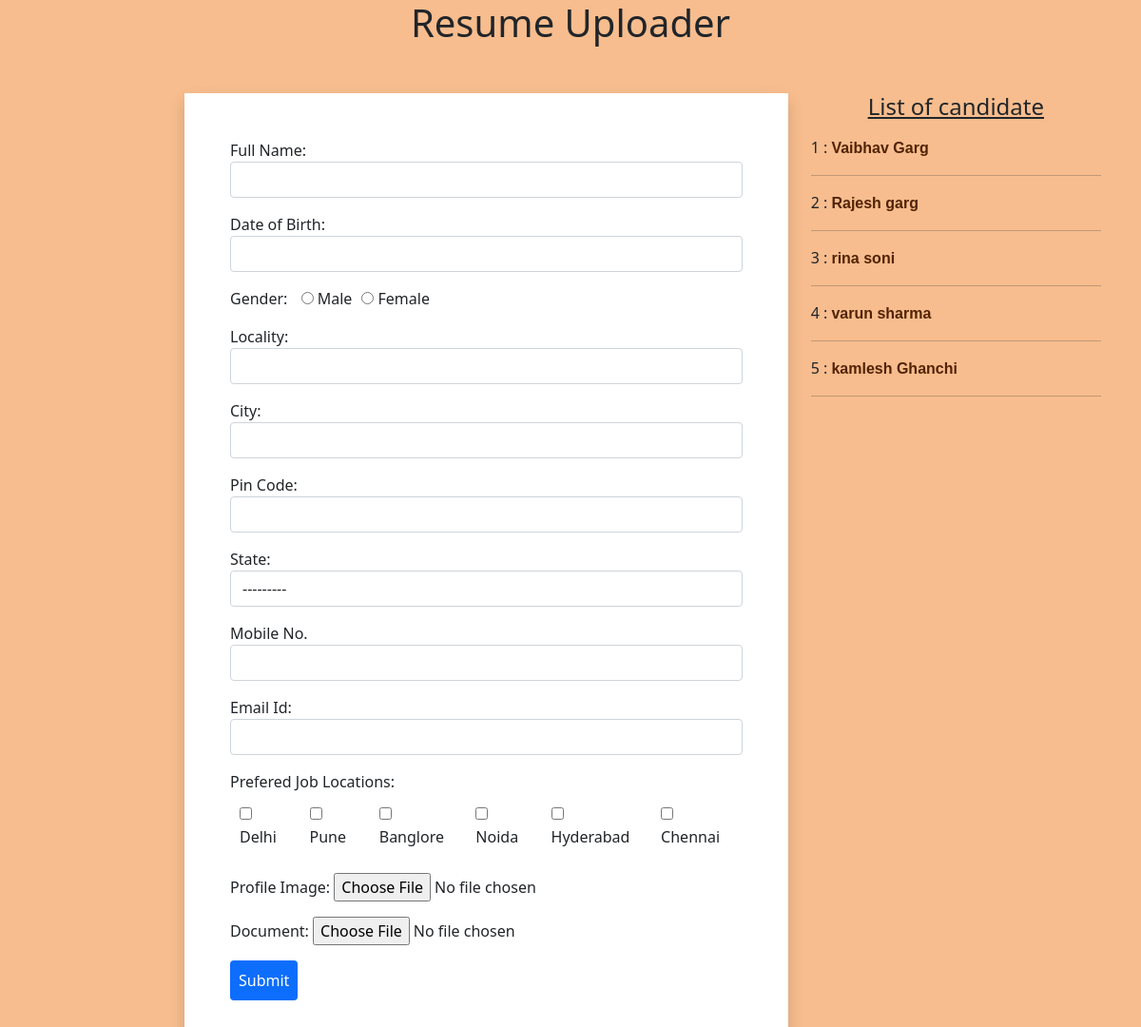
The page / on the database its author committed.
### myapp/models.py (models this page shows)
class Resume(models.Model):
    name = models.CharField(max_length=100)
    dob = models.DateField(auto_now=False, auto_now_add=False)
    gender = models.CharField(max_length=50)
    locality = models.CharField(max_length=100)
    city = models.CharField(max_length=100)
    pin = models.PositiveIntegerField()
    state = models.CharField(choices=STATE_CHOICES ,max_length=50)
    mobile = models.PositiveIntegerField()
    email = models.EmailField()
    job_city = models.CharField(max_length=50)
    profile_image = models.ImageField(upload_to='profileimg', blank=True)
    myfile = models.FileField(upload_to='doc', blank=True)

### myapp/views.py (the view, shortened to what this page needs)
# urls.py: path('', views.HomeView.as_view(), name='home'),
class HomeView(View):
    def get(self, request):
        form = ResumeForm()
        candidates = Resume.objects.all()
        return render(request, 'myapp/home.html', {'candidates':candidates,'form':form})

### myapp/templates/myapp/home.html (shortened to what this page needs)
{% load static %}
<!DOCTYPE html>
<html lang="en">
<head>
    <link href="https://cdn.jsdelivr.net/npm/bootstrap@5.0.0-beta2/dist/css/bootstrap.min.css" rel="stylesheet">
    <link rel="stylesheet" href="//code.jquery.com/ui/1.12.1/themes/base/jquery-ui.css">
    <link rel="stylesheet" href="{% static 'myapp/css/style.css' %}">
</head>
<body>
    <div class="container">
        <h1 class="h1 text-center py-8">Resume Uploader</h1>
        <div class="row">
            <div class="forms col-sm-8">
                <form action="" method="post" enctype="multipart/form-data" class="shadow p-5">
                    {% for fm in form %}
                        <div class="form-group mb-3">
                            {{ fm.label_tag }}
                            {{ fm }}
                        </div>
                    {% endfor %}
                    <input type="submit" value="Submit" class="btn p-2 mb-2 bg-primary text-white">
                </form>
            </div>
            <div class="col-sm-4">
                <h4 class="text-center mb-3 h4"><u>List of candidate</u></h4>
                {% for candidate in candidates %}
                {{ forloop.counter }} : <a href="{% url 'candidate' candidate.id %}">{{ candidate.name }}</a>
                <hr>
                {% endfor %}
            </div>
        </div>
    </div>
</body>
</html>

### myapp/static/myapp/css/style.css (style rules this page uses)
#id_gender, #id_job_city { list-style-type: none; display: inline-flex; }
#id_gender > div { padding-left: 10px; }
#id_job_city > div { padding: 10px; }
body { background-color: rgb(247, 189, 142); }
.forms form, .row .cd { background-color: white; }
.container h1 { background-color: none; }
.row div a { text-decoration: none; color: rgb(82, 35, 2); font-family: 'Trebuchet MS', 'Lucida Sans Unicode', 'Lucida Grande', 'Lucida Sans', Arial, sans-serif; font-weight: 700; }
.row { margin-left: 140px; margin-top: 50px; }

### rows shown on the page
Resume: name "Vaibhav Garg"
Resume: name "Rajesh garg"
Resume: name "rina soni"
Resume: name "varun sharma"
Resume: name "kamlesh Ghanchi"

### other values the page prints
{{ fm.label_tag }} "Full Name:" "Date of Birth:" "Gender:" "Locality:" "City:" "Pin Code:" "State:" "Mobile No." "Email Id:" "Prefered Job Locations:" "Profile Image:" "Document:"
